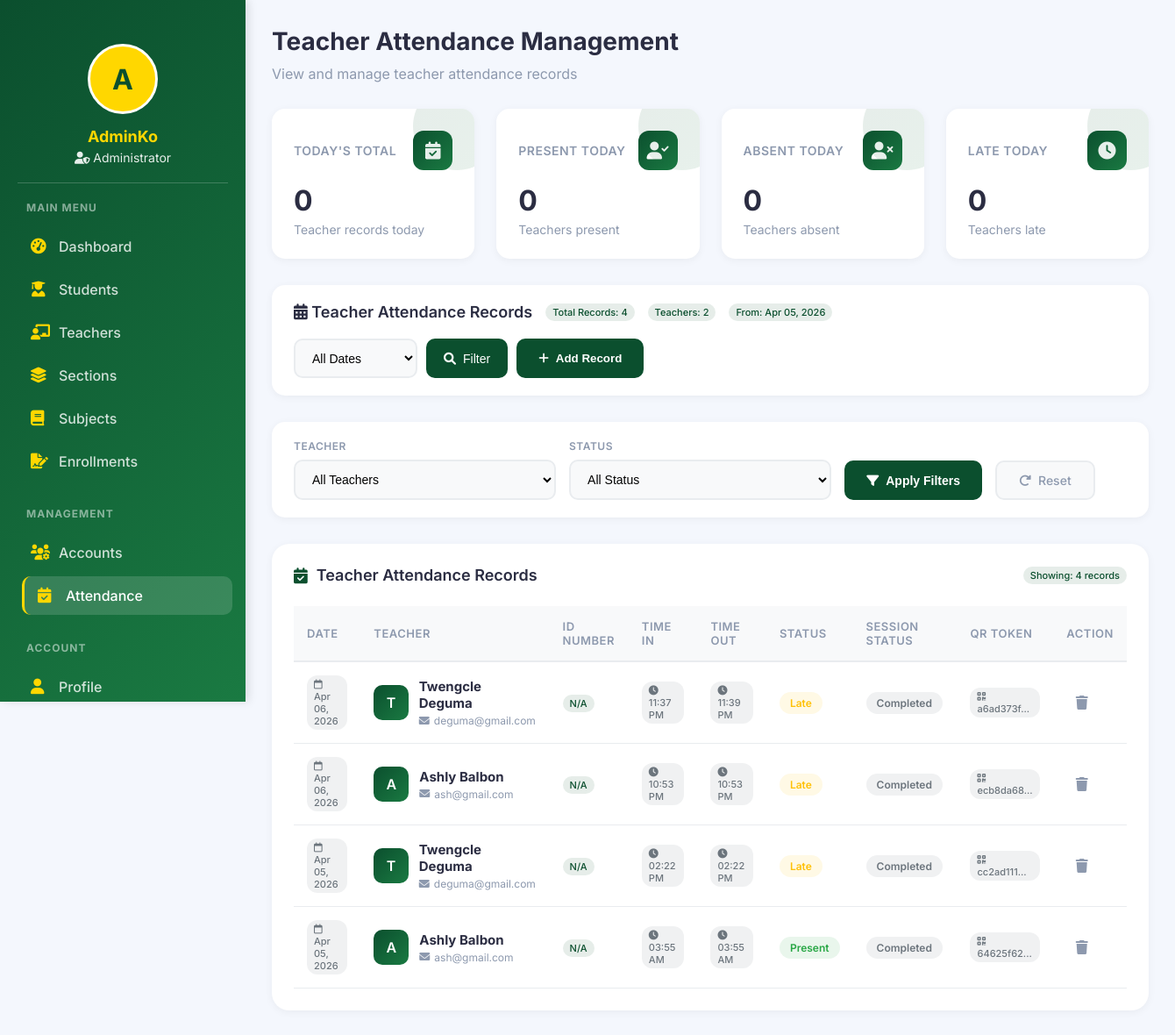
Screenshot of /admin/attendance.php?tab=teachers (signed in) with the database file from the repository.
### tables this page shows
CREATE TABLE `teacher_attendance` (
  `id` int(11) NOT NULL,
  `teacher_id` int(11) NOT NULL,
  `date` date NOT NULL,
  `time_in` time DEFAULT NULL,
  `time_out` time DEFAULT NULL,
  `status` enum('Present','Absent','Late','Pending') NOT NULL DEFAULT 'Pending',
  `remarks` text DEFAULT NULL,
  `created_at` timestamp NOT NULL DEFAULT current_timestamp(),
  `qr_token` varchar(100) DEFAULT NULL,
  `session_status` enum('active','used','expired','completed') DEFAULT 'active',
  `expires_at` datetime DEFAULT NULL,
  `updated_at` timestamp NULL DEFAULT NULL ON UPDATE current_timestamp()
);

CREATE TABLE `users` (
  `id` int(11) NOT NULL,
  `id_number` varchar(50) DEFAULT NULL,
  `firstname` varchar(100) DEFAULT NULL,
  `middlename` varchar(50) DEFAULT NULL,
  `lastname` varchar(100) DEFAULT NULL,
  `birthdate` date DEFAULT NULL,
  `gender` enum('Male','Female','Other') DEFAULT NULL,
  `fullname` varchar(100) DEFAULT NULL,
  `email` varchar(100) DEFAULT NULL,
  `password` varchar(255) DEFAULT NULL,
  `role` enum('Admin','Registrar','Teacher','Student') DEFAULT NULL,
  `status` enum('pending','approved','rejected') NOT NULL DEFAULT 'pending',
  `two_factor_enabled` tinyint(1) NOT NULL DEFAULT 0,
  `two_factor_last_used` timestamp NULL DEFAULT NULL,
  `two_factor_verified` tinyint(1) NOT NULL DEFAULT 0,
  `last_password_change` timestamp NULL DEFAULT NULL,
  `approved_by` int(11) DEFAULT NULL,
  `approved_at` timestamp NULL DEFAULT NULL,
  `rejection_reason` text DEFAULT NULL,
  `created_at` timestamp NOT NULL DEFAULT current_timestamp(),
  `profile_picture` varchar(255) DEFAULT NULL
);

### admin/attendance.php (the view, shortened to what the rows shown need)
<?php
require_once("../config/database.php");
$teacher_query = "
    SELECT ta.*,
           u.fullname as teacher_name,
           u.id_number as teacher_id_number,
           u.email as teacher_email,
           u.firstname,
           u.lastname
    FROM teacher_attendance ta
    INNER JOIN users u ON ta.teacher_id = u.id
    WHERE u.role = 'Teacher'
";
$teacher_params = [];
$teacher_query .= " ORDER BY ta.date DESC, ta.created_at DESC";
$teacher_stmt = $conn->prepare($teacher_query);
$teacher_stmt->execute($teacher_params);
$teacher_attendance_records = $teacher_stmt->fetchAll(PDO::FETCH_ASSOC);
$record_count = count($teacher_attendance_records);
?>
<!DOCTYPE html>
<html lang="en">
<head>
    <link rel="stylesheet" href="https://cdnjs.cloudflare.com/ajax/libs/font-awesome/6.0.0/css/all.min.css">
</head>
<body>
    <div class="app-container">
        <div class="main-content">
            <div class="dashboard-header">
                <h1>Teacher Attendance Management</h1>
            </div>
            <div class="table-card">
                <div class="table-container">
                    <?php if($record_count > 0): ?>
                    <table class="attendance-table">
                        <thead>
                            <tr>
                                <th>Date</th>
                                <th>Teacher</th>
                                <th>ID Number</th>
                                <th>Time In</th>
                                <th>Time Out</th>
                                <th>Status</th>
                                <th>Session Status</th>
                                <th>QR Token</th>
                                <th>Action</th>
                            </tr>
                        </thead>
                        <tbody>
                            <?php foreach($teacher_attendance_records as $record): ?>
                                <tr>
                                    <td>
                                        <span class="time-tag">
                                            <i class="far fa-calendar"></i>
                                            <?php echo date('M d, Y', strtotime($record['date'])); ?>
                                        </span>
                                    </td>
                                    <td>
                                        <div class="person-info">
                                            <div class="person-avatar">
                                                <?php echo strtoupper(substr($record['teacher_name'], 0, 1)); ?>
                                            </div>
                                            <div class="person-details">
                                                <h4><?php echo htmlspecialchars($record['teacher_name']); ?></h4>
                                                <span><i class="fas fa-envelope"></i> <?php echo htmlspecialchars($record['teacher_email']); ?></span>
                                            </div>
                                        </div>
                                    </td>
                                    <td>
                                        <span class="grade-tag"><?php echo $record['teacher_id_number'] ?? 'N/A'; ?></span>
                                    </td>
                                    <td>
                                        <?php if($record['time_in'] && $record['time_in'] != '00:00:00'): ?>
                                            <span class="time-tag">
                                                <i class="fas fa-clock"></i> <?php echo date('h:i A', strtotime($record['time_in'])); ?>
                                            </span>
                                        <?php else: ?>
                                            <span class="grade-tag">—</span>
                                        <?php endif; ?>
                                    </td>
                                    <td>
                                        <?php if($record['time_out'] && $record['time_out'] != '00:00:00'): ?>
                                            <span class="time-tag">
                                                <i class="fas fa-clock"></i> <?php echo date('h:i A', strtotime($record['time_out'])); ?>
                                            </span>
                                        <?php else: ?>
                                            <span class="grade-tag">—</span>
                                        <?php endif; ?>
                                    </td>
                                    <td>
                                        <span class="badge badge-<?php echo strtolower($record['status']); ?>">
                                            <?php echo $record['status']; ?>
                                        </span>
                                    </td>
                                    <td>
                                        <?php if(isset($record['session_status']) && $record['session_status']): ?>
                                            <span class="badge badge-<?php echo strtolower($record['session_status']); ?>">
                                                <?php echo ucfirst($record['session_status']); ?>
                                            </span>
                                        <?php else: ?>
                                            <span class="grade-tag">—</span>
                                        <?php endif; ?>
                                    </td>
                                    <td>
                                        <?php if(isset($record['qr_token']) && $record['qr_token']): ?>
                                            <span class="time-tag" title="<?php echo $record['qr_token']; ?>">
                                                <i class="fas fa-qrcode"></i>
                                                <?php echo substr($record['qr_token'], 0, 8); ?>...
                                            </span>
                                        <?php else: ?>
                                            <span class="grade-tag">—</span>
                                        <?php endif; ?>
                                    </td>
                                    <td>
                                        <div class="action-btns">
                                            <a href="?delete_teacher=<?php echo $record['id']; ?>" class="btn-icon btn-delete" title="Delete"
                                               onclick="return confirm('Are you sure you want to delete this teacher attendance record?')">
                                                <i class="fas fa-trash"></i>
                                            </a>
                                        </div>
                                    </td>
                                </tr>
                            <?php endforeach; ?>
                        </tbody>
                    </table>
                    <?php endif; ?>
                </div>
            </div>
        </div>
    </div>
</body>
</html>

### rows the page displays
teacher_attendance: date "Apr 06, 2026", teacher.fullname "T", teacher.fullname "Twengcle Deguma", teacher.email "deguma@gmail.com", teacher.id_number "N/A", time_in "11:37 PM", time_out "11:39 PM", status "Late", session_status "Completed", qr_token "a6ad373f"
teacher_attendance: date "Apr 06, 2026", teacher.fullname "A", teacher.fullname "Ashly Balbon", teacher.email "ash@gmail.com", teacher.id_number "N/A", time_in "10:53 PM", time_out "10:53 PM", status "Late", session_status "Completed", qr_token "ecb8da68"
teacher_attendance: date "Apr 05, 2026", teacher.fullname "T", teacher.fullname "Twengcle Deguma", teacher.email "deguma@gmail.com", teacher.id_number "N/A", time_in "02:22 PM", time_out "02:22 PM", status "Late", session_status "Completed", qr_token "cc2ad111"
teacher_attendance: date "Apr 05, 2026", teacher.fullname "A", teacher.fullname "Ashly Balbon", teacher.email "ash@gmail.com", teacher.id_number "N/A", time_in "03:55 AM", time_out "03:55 AM", status "Present", session_status "Completed", qr_token "64625f62"

### other values shown
substr($admin_name, 0, 1) "A"
explode(' ', $admin_name)[0] "AdminKo"
$teacher_today "0"
$teacher_present_today "0"
$teacher_absent_today "0"
$teacher_late_today "0"
$overall['total_records'] "4"
$overall['total_teachers'] "2"
date('M d, Y', strtotime($overall['earliest_date'])) "Apr 05, 2026"
$record_count "4"
